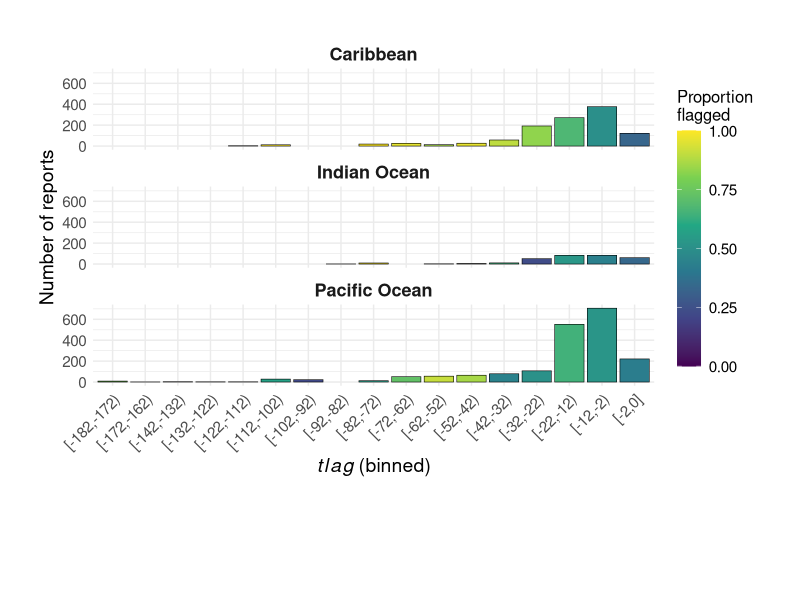

Recreate this plot in R.
# Required libraries
library(here)
library(readxl)
library(dplyr)
library(ggplot2)
library(viridis)
library(grid)

# Import flagged pre-peak dataset
df_flagged_pre_peak <- read_xlsx(
  here("03_flagging", "outputs", "df_flagged_pre_peak.xlsx")
)

# Recreate standalone flag vectors
any_flagged <- with(
  df_flagged_pre_peak,
  flag1 | flag2 | flag3 | flag4
)

all_flagged <- with(
  df_flagged_pre_peak,
  flag1 & flag2 & flag3 & flag4
)

#### PLOT PROPORTION FLAGGED + FLAGGED REPORTS #################################
#### BY REGION AND DAYS_FROM_MAX_DHW BIN       #################################

## At least 1 flag

# Create 10-day bins from the minimum DAYS_FROM_MAX_DHW value up to 0
min_val <- floor(min(df_flagged_pre_peak$DAYS_FROM_MAX_DHW, na.rm = TRUE))
breaks <- seq(min_val, 0, by = 10)
if (tail(breaks, 1) < 0) {
  breaks <- c(breaks, 0)
}

DAYS_BIN <- cut(
  df_flagged_pre_peak$DAYS_FROM_MAX_DHW,
  breaks = breaks,
  include.lowest = TRUE,
  right = FALSE  # left-closed, right-open intervals
)

# Build temporary plotting dataset for reports flagged by at least one flag
temp_df <- data.frame(
  REGION    = df_flagged_pre_peak$OCEAN_REGION,
  DAYS_BIN  = DAYS_BIN,
  any_flagged = any_flagged
) %>%
  mutate(
    REGION = recode(
      REGION,
      "Pacific Ocean"    = "Pacific Ocean",
      "NA Pacific Ocean" = "Pacific Ocean"
    )
  )

n_reports <- aggregate(any_flagged ~ REGION + DAYS_BIN, data = temp_df, FUN = length)
n_flagged <- aggregate(any_flagged ~ REGION + DAYS_BIN, data = temp_df, FUN = sum)

summary_df <- merge(n_reports, n_flagged, by = c("REGION", "DAYS_BIN"), suffixes = c("_total", "_flagged"))

names(summary_df)[names(summary_df) == "any_flagged_total"] <- "n_reports"
names(summary_df)[names(summary_df) == "any_flagged_flagged"] <- "n_flagged"

summary_df <- summary_df %>%
  mutate(
    prop_flagged = n_flagged / n_reports
  )

p <- ggplot(summary_df, aes(x = DAYS_BIN, y = n_reports, fill = prop_flagged)) +
  geom_col(color = "black", linewidth = 0.2) +
  facet_wrap(~ REGION, ncol = 1) +
  scale_fill_viridis_c(
    name = "Proportion\nflagged",
    limits = c(0, 1)
  ) +
  labs(
    x = expression(italic(tlag) ~ "(binned)"),
    y = "Number of reports"
  ) +
  theme_minimal() +
  theme(
    axis.text.x = element_text(angle = 45, hjust = 1),
    strip.text = element_text(face = "bold")
  )

p <- p +
  theme(
    axis.title.x = element_text(size = 14),
    axis.title.y = element_text(size = 14),
    
    axis.text.x  = element_text(size = 11, angle = 45, hjust = 1),
    axis.text.y  = element_text(size = 11),
    
    strip.text   = element_text(size = 13, face = "bold"),  # ocean region titles
    
    legend.title = element_text(size = 12),
    legend.text  = element_text(size = 11),
    
    legend.key.height = unit(1.2, "cm"),
    
    plot.margin = margin(t = 1, r = 1, b = 3, l = 1, unit = "cm")
  )

ggsave(
  here("03_flagging", "summaries_and_figures", "figures", "pre_peak", "figure_5.tiff"),
  plot = p,
  device = "tiff",
  width = 180,
  height = 240,
  units = "mm",
  dpi = 300,
  compression = "lzw"
)



## all 4 flags

# Build temporary plotting dataset for reports flagged by all four flags
temp_df <- data.frame(
  REGION    = df_flagged_pre_peak$OCEAN_REGION,
  DAYS_BIN  = DAYS_BIN,
  all_flagged = all_flagged
) %>%
  mutate(
    REGION = recode(
      REGION,
      "Pacific Ocean"    = "Pacific Ocean",
      "NA Pacific Ocean" = "Pacific Ocean"
    )
  )

n_reports <- aggregate(all_flagged ~ REGION + DAYS_BIN, data = temp_df, FUN = length)
n_flagged <- aggregate(all_flagged ~ REGION + DAYS_BIN, data = temp_df, FUN = sum)

summary_df <- merge(n_reports, n_flagged, by = c("REGION", "DAYS_BIN"), suffixes = c("_total", "_flagged"))

names(summary_df)[names(summary_df) == "all_flagged_total"] <- "n_reports"
names(summary_df)[names(summary_df) == "all_flagged_flagged"] <- "n_flagged"

summary_df <- summary_df %>%
  mutate(
    prop_flagged = n_flagged / n_reports
  )


p <- ggplot(summary_df, aes(x = DAYS_BIN, y = n_reports, fill = prop_flagged)) +
  geom_col(color = "black", linewidth = 0.2) +
  facet_wrap(~ REGION, ncol = 1) +
  scale_fill_viridis_c(
    name = "Proportion\nflagged",
    limits = c(0, 1)
  ) +
  labs(
    x = "DAYS_FROM_MAX_DHW (binned)",
    y = "Number of reports"
  ) +
  theme_minimal() +
  theme(
    axis.text.x = element_text(angle = 45, hjust = 1),
    strip.text = element_text(face = "bold")
  )

p <- p +
  theme(
    axis.title.x = element_text(size = 14),
    axis.title.y = element_text(size = 14),
    
    axis.text.x  = element_text(size = 11, angle = 45, hjust = 1),
    axis.text.y  = element_text(size = 11),
    
    strip.text   = element_text(size = 13, face = "bold"),  # ocean region titles
    
    legend.title = element_text(size = 12),
    legend.text  = element_text(size = 11),
    
    legend.key.height = unit(1.2, "cm"),
    
    plot.margin = margin(t = 1, r = 1, b = 3, l = 1, unit = "cm")
  )
